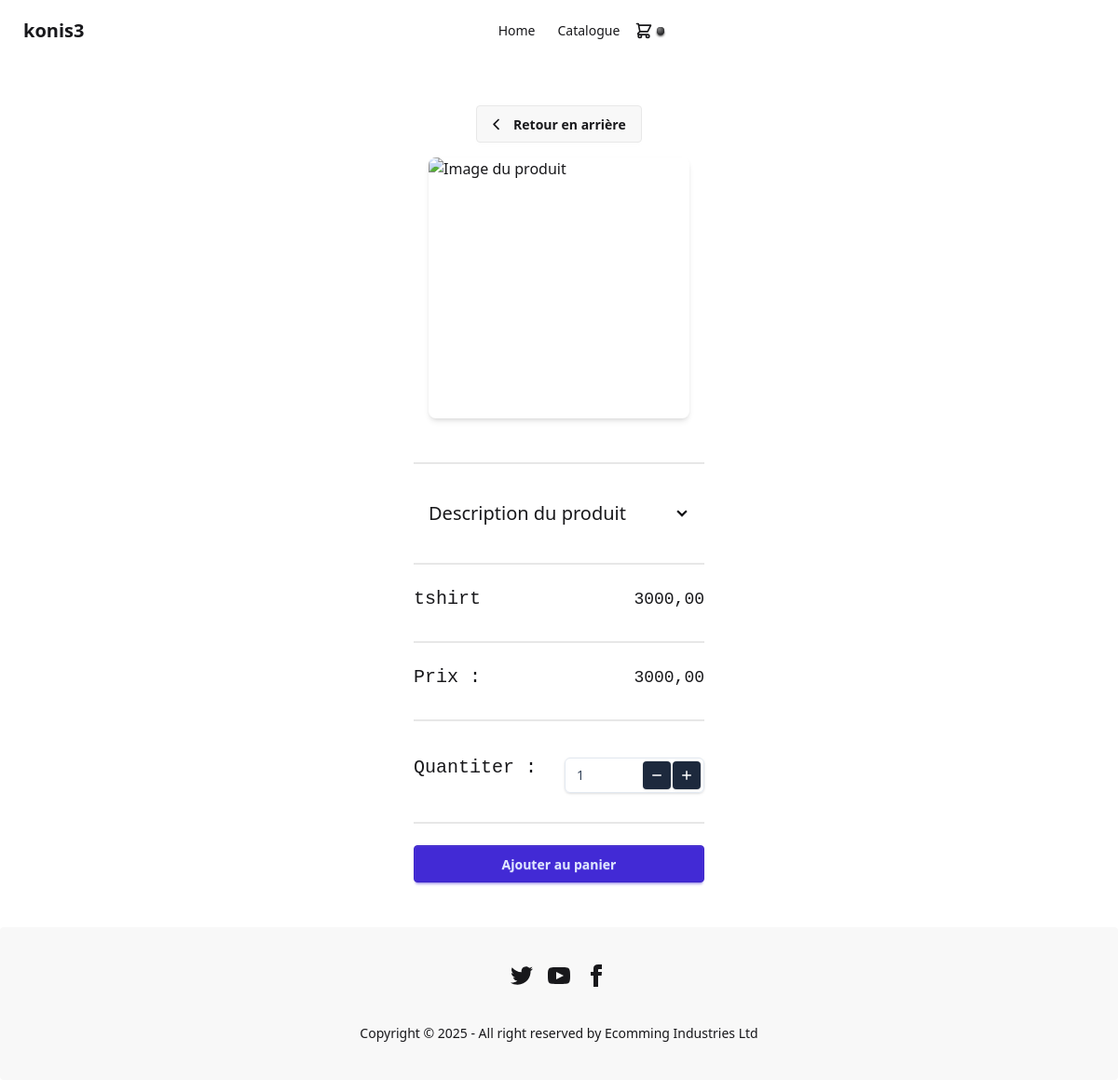
/produit/7/, run on the app's committed database.
### Ecomming/models.py (models this page shows, shortened)
class Site(models.Model):
    nom_entreprise = models.CharField(max_length=255)
    description_entreprise = models.TextField()

class Produit(models.Model):
    id = models.AutoField(_("ID"), primary_key=True)
    name = models.CharField(_("Nom du produit"), max_length=100)
    description = models.TextField(_("Description du produit"))
    prix = models.DecimalField(_("Prix du produit"), max_digits=10, decimal_places=2)
    categorie = models.ForeignKey(Categorie, on_delete=models.CASCADE, related_name="produits")
    quantite = models.IntegerField(_("Quantite"))
    image_couverture = CloudinaryField('image_couverture', folder="mon-projet/photos/couvertures/")
    image_1 = CloudinaryField('image_1', folder="mon-projet/photos/couvertures/",  null=True)
    image_2 = CloudinaryField('image_2', folder="mon-projet/photos/couvertures/",  null=True)
    image_3 = CloudinaryField('image_3', folder="mon-projet/photos/couvertures/",  null=True)

### Ecomming/views.py (the view)
# urls.py: path('produit/<int:id>/', views.produit_detail, name='produit_detail'),
def produit_detail(request, id):
    produit = get_object_or_404(Produit, id=id)
    context = {
        'title': produit.name,
       'produit': produit,
        'NomEntreprise':Site.objects.get(id=1).nom_entreprise,
        'categories': Categorie.objects.all(),
    }
    return render(request, 'produit_detail.html',  context=context)

### Ecomming/templates/produit_detail.html (shortened to what this page needs)
{% extends 'base.html' %} {% block content %}
<div class="flex justify-center items-center">
  <div class="container w-auto max-w-lg self-center my-8">
    <div class="flex justify-center items-center flex-col p-4">
      <button class="btn" onclick="history.back()">
        <svg xmlns="http://www.w3.org/2000/svg" fill="none" viewBox="0 0 24 24" stroke-width="2.5" stroke="currentColor" class="size-[1.2em]">
          <path stroke-linecap="round" stroke-linejoin="round" d="M10 19l-7-7 7-7" />
        </svg>
        Retour en arrière
      </button>
      <div
        class="carousel carousel-center rounded-box max-w-md space-x-4 p-4 h-80"
      >
        <div class="carousel-item">
          <label for="modal-couverture" class="cursor-pointer">
            <img
              src="{{ produit.image_couverture.url }}"
              alt="Image du produit"
              class="object-cover h-70 rounded-box aspect-square shadow-md hover:opacity-90 transition-opacity"
            />
          </label>
        </div>
      </div>
      <div class="divider"></div>
      <div class="collapse collapse-arrow w-full">
        <div class="collapse-title text-xl font-medium">
          Description du produit
        </div>
      </div>
      <div class="divider"></div>
      <div class="flex justify-between items-center flex-row mb-2 w-full">
        <h1 class="text-xl font-mono mr-4">{{ produit.name }}</h1>
        <p class="text-lg font-mono">{{ produit.prix }}</p>
      </div>
      <div class="divider"></div>
      <div class="flex justify-between items-center flex-row mb-2 w-full">
        <h1 class="text-xl mr-4 font-mono">Prix :</h1>
        <p class="text-lg font-mono">{{ produit.prix }}</p>
      </div>
      <div class="divider"></div>
      <div class="flex justify-between items-center flex-row mb-2 w-full">
        <h1 class="text-xl font-mono mr-4">Quantiter :</h1>
        <div class="w-[150px] max-w-sm relative mt-4 z-">
          <div class="relative">
            <button
              onclick="decreaseButton()"
              id="decreaseButton"
              class="absolute right-9 top-1 rounded bg-slate-800 p-1.5 border border-transparent text-center text-sm text-white transition-all shadow-sm hover:shadow focus:bg-slate-700 focus:shadow-none active:bg-slate-700 hover:bg-slate-700 active:shadow-none disabled:pointer-events-none disabled:opacity-50 disabled:shadow-none"
              type="button"
            >
              <svg
                xmlns="http://www.w3.org/2000/svg"
                viewBox="0 0 16 16"
                fill="currentColor"
                class="w-4 h-4"
              >
                <path
                  d="M3.75 7.25a.75.75 0 0 0 0 1.5h8.5a.75.75 0 0 0 0-1.5h-8.5Z"
                />
              </svg>
            </button>
            <input
              id="amountInput"
              type="number"
              value="1"
              max="{{ produit.quantite }}"
              class="w-full bg-transparent placeholder:text-slate-400 text-slate-700 text-sm border border-slate-200 rounded-md pl-3 pr-20 py-2 transition duration-300 ease focus:outline-none focus:border-slate-400 hover:border-slate-300 shadow-sm focus:shadow appearance-none [&::-webkit-outer-spin-button]:appearance-none [&::-webkit-inner-spin-button]:appearance-none"
            />
            <button
              onclick="increaseButton({{ produit.quantite }})"
              id="increaseButton"
              class="absolute right-1 top-1 rounded bg-slate-800 p-1.5 border border-transparent text-center text-sm text-white transition-all shadow-sm hover:shadow focus:bg-slate-700 focus:shadow-none active:bg-slate-700 hover:bg-slate-700 active:shadow-none disabled:pointer-events-none disabled:opacity-50 disabled:shadow-none"
              type="button"
            >
              <svg
                xmlns="http://www.w3.org/2000/svg"
                viewBox="0 0 16 16"
                fill="currentColor"
                class="w-4 h-4"
              >
                <path
                  d="M8.75 3.75a.75.75 0 0 0-1.5 0v3.5h-3.5a.75.75 0 0 0 0 1.5h3.5v3.5a.75.75 0 0 0 1.5 0v-3.5h3.5a.75.75 0 0 0 0-1.5h-3.5v-3.5Z"
                />
              </svg>
            </button>
          </div>
        </div>
      </div>
      <div class="divider"></div>
      <button class="btn btn-primary w-full" id="addToCard">
        Ajouter au panier
      </button>
    </div>
  </div>
</div>
{% endblock %}

### Ecomming/templates/base.html (shortened to what this page needs)
{% load static %}
<!DOCTYPE html>
<html data-theme="light">
  <head>
    <link
      href="{% static 'css/style.css' %}"
      rel="stylesheet"
      type="text/css"
    />
    <link
      href="https://cdn.jsdelivr.net/npm/daisyui@5"
      rel="stylesheet"
      type="text/css"
    />
    <link
      href="https://cdn.jsdelivr.net/npm/daisyui@5/themes.css"
      rel="stylesheet"
      type="text/css"
    />
  </head>
  <body>
    <div class="navbar bg-base-100">
      <div class="navbar-start">
        <a class="btn btn-ghost text-xl">{{NomEntreprise}}</a>
      </div>
      <div class="navbar-center hidden lg:flex">
        <ul class="menu menu-horizontal px-1">
          <li><a href="{% url 'index' %}">Home</a></li>
          <li><a href="{% url 'catalogue' %}">Catalogue</a></li>
        </ul>
      </div>
      <div class="navbar-end">
        <div class="drawer drawer-end">
          <div class="drawer-content">
            <label for="my-drawer-4" class="drawer-button flex items-center">
              <div class="inline-grid *:[grid-area:1/1]">
                <div class="status status-neutral"></div>
              </div>
            </label>
          </div>
        </div>
      </div>
    </div>
    {% block content %}{% endblock %}
    <footer
      class="footer footer-horizontal footer-center bg-base-200 text-base-content rounded p-10"
    >
      <nav>
        <div class="grid grid-flow-col gap-4">
          <a>
          </a>
          <a>
          </a>
          <a>
            <svg
              xmlns="http://www.w3.org/2000/svg"
              width="24"
              height="24"
              viewBox="0 0 24 24"
              class="fill-current"
            >
              <path
                d="M9 8h-3v4h3v12h5v-12h3.642l.358-4h-4v-1.667c0-.955.192-1.333 1.115-1.333h2.885v-5h-3.808c-3.596 0-5.192 1.583-5.192 4.615v3.385z"
              ></path>
            </svg>
          </a>
        </div>
      </nav>
      <aside>
        <p>Copyright © 2025 - All right reserved by Ecomming Industries Ltd</p>
      </aside>
    </footer>
    <script src="https://cdn.jsdelivr.net/npm/@tailwindcss/browser@4"></script>
  </body>
</html>

### data on the page
Site: nom_entreprise "konis3"
Produit: name "tshirt", prix "3000,00", quantite "1"
